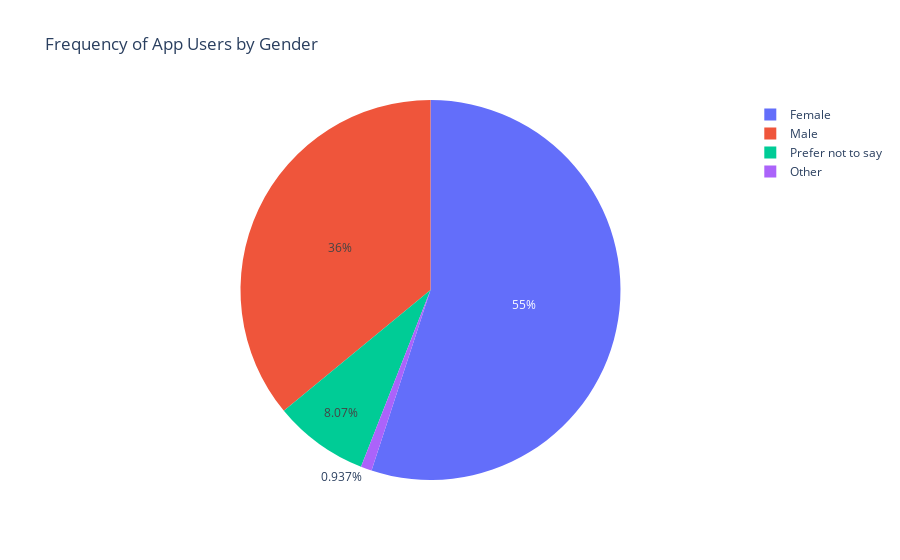

The notebook cell saved with this chart:
### Code cell
# pie chart for further analysis of app demographics
fig = px.pie(df[df['age']<=22], 
             values='frequency',
             names='gender', 
             title='Frequency of App Users by Gender')
fig.show()

### Figure 1 — Plotly figure (JSON) as saved in the notebook; plotly's stock layout.template omitted (floating-point values rounded to 4 significant figures)
{"data": [{"domain": {"x": [0, 1], "y": [0, 1]}, "hovertemplate": "gender=%{label}<br>frequency=%{value}<extra></extra>", "labels": ["Female", "Male", "Other", "Prefer not to say", "Female", "Male", "Other", "Prefer not to say", "Female", "Male", "Other", "Prefer not to say", "Female", "Male", "Other", "Prefer not to say", "Female", "Male", "Other", "Prefer not to say"], "legendgroup": "", "name": "", "showlegend": true, "type": "pie", "values": [971, 495, 18, 114, 455, 299, 4, 67, 404, 259, 5, 65, 321, 296, 9, 54, 139, 148, 3, 36]}], "layout": {"legend": {"tracegroupgap": 0}, "title": {"text": "Frequency of App Users by Gender"}}}
